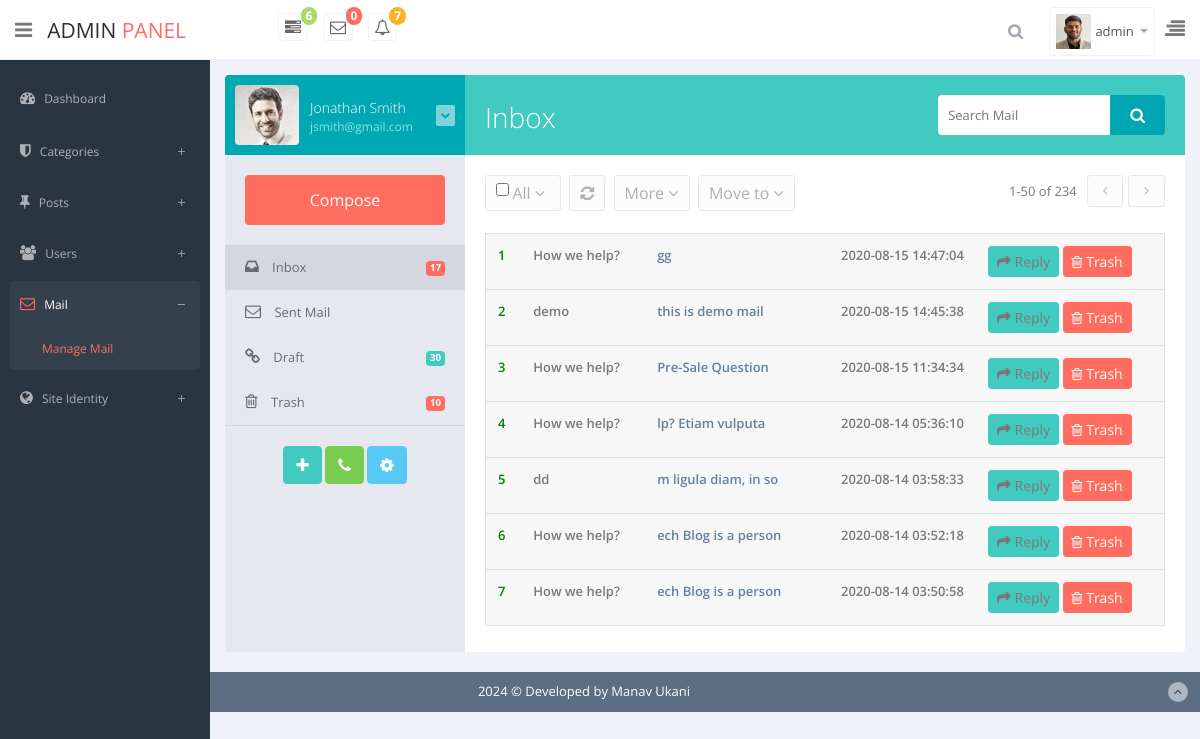
Page /admin/inbox.php (signed in) on the committed database.
### tables this page shows
CREATE TABLE `users` (
  `id` int(11) NOT NULL,
  `fname` varchar(100) NOT NULL,
  `lname` varchar(50) NOT NULL,
  `username` varchar(50) NOT NULL,
  `email` varchar(100) NOT NULL,
  `password` varchar(200) NOT NULL,
  `image` varchar(255) NOT NULL,
  `bio` text NOT NULL,
  `role` tinyint(5) NOT NULL,
  `date` timestamp NOT NULL DEFAULT current_timestamp()
);

CREATE TABLE `mails` (
  `id` int(5) NOT NULL,
  `name` varchar(150) NOT NULL,
  `email` varchar(150) NOT NULL,
  `subject` varchar(200) NOT NULL,
  `phone` varchar(16) NOT NULL,
  `message` text NOT NULL,
  `status` tinyint(3) NOT NULL,
  `date` timestamp NOT NULL DEFAULT current_timestamp()
);

### app/classes/Database.php (called while the page is built, shortened)
<?php
class Database
{
    public static function db()
    {
        $link = mysqli_connect('localhost:3306','root','','blog_old');
        return $link;
    }
}

### app/classes/Mail.php (called while the page is built, shortened)
<?php
class Mail
{
    public static   function showAllMail(){
        $sql = "SELECT * FROM `mails` WHERE status !=0 ORDER BY id DESC";
        $result = mysqli_query(Database::db(),$sql);
        if($result){
            return $result;
        }else{
            return false;
        }
    }
    public static   function countNewMail(){
        $sql = "SELECT * FROM `mails` WHERE status = 1";
        $result = mysqli_query(Database::db(),$sql);
        if($result){
            $count = mysqli_num_rows($result);
            return $count;
        }else{
            return false;
        }
    }
}

### app/classes/UserLogin.php (called while the page is built, shortened)
<?php
class UserLogin
{
    public  static  function loginUserData($username){
        $sql = " SELECT * FROM `users` WHERE `username` = '$username' ";
        $res = mysqli_query(Database::db(),$sql);
        if($res){
            $data = mysqli_fetch_assoc($res);
            return $data;
        }else{
            return false;
        }
    }
}

### admin/inbox-body.php (the view, shortened to what this page needs)
<div class="inbox-body">
    <div class="mail-option">
        <div class="chk-all">
            <input type="checkbox" class="mail-checkbox mail-group-checkbox">
            <div class="btn-group">
                <a class="btn mini all" href="#" data-toggle="dropdown">
                    All
                    <i class="fa fa-angle-down "></i>
                </a>
            </div>
        </div>
        <div class="btn-group">
            <a class="btn mini tooltips" href="#" data-toggle="dropdown" data-placement="top" data-original-title="Refresh">
                <i class=" fa fa-refresh"></i>
            </a>
        </div>
        <div class="btn-group hidden-phone">
            <a class="btn mini blue" href="#" data-toggle="dropdown">
                More
                <i class="fa fa-angle-down "></i>
            </a>
        </div>
        <div class="btn-group">
            <a class="btn mini blue" href="#" data-toggle="dropdown">
                Move to
                <i class="fa fa-angle-down "></i>
            </a>
        </div>
        <ul class="unstyled inbox-pagination">
            <li><span>1-50 of 234</span></li>
            <li>
                <a href="#" class="np-btn"><i class="fa fa-angle-left  pagination-left"></i></a>
            </li>
            <li>
                <a href="#" class="np-btn"><i class="fa fa-angle-right pagination-right"></i></a>
            </li>
        </ul>
    </div>
    <table class="table table-inbox table-hover">
        <tbody>
        <?php
        $res = Mail::showAllMail();
        $i=0;
        while ($row = mysqli_fetch_assoc($res)){ ?>
        <tr  <?= $row['status'] == 2 ? 'class="unread"' : '' ?>>
            <td class="inbox-small-cells">
               <span style="<?= $row['status'] == 2 ? 'color:green' : 'color:red' ?>"><?= ++$i ?></span>
            </td>
            <td class="view-message  dont-show"><?= substr($row['subject'],0,15) ?></td>
            <td class="view-message "><a href="" data-toggle="modal" data-target="#view<?=$row['id'] ?>"><?= substr($row['message'],0,20) ?></a></td>
            <td class="view-message  text-right"><?= $row['date'] ?></td>
            <td class="view-message  ">
                <a class="btn btn-sm btn-primary"  data-toggle="modal" data-target="#ex<?= $row['id'] ?>" ><i class="fa fa-share"></i> Reply</a>
                <a href="status.php?id=<?= $row['id'] ?>&trash&inbox-body" class="btn btn-sm btn-danger"><i class="fa fa-trash-o"></i> Trash</a>
            </td>
        </tr>
        <?php } ?>
        </tbody>
    </table>
</div>

### admin/header.php (shortened to what this page needs)
<?php
$page = explode('/',$_SERVER['PHP_SELF']);
$page = end($page);
$name = $_SESSION['username'];
$userData = UserLogin::loginUserData("$name");
?>
<!DOCTYPE html>
<html lang="en">
    <head>
        <link href="assets/summernote/dist/summernote.css" rel="stylesheet">
        <link href="css/bootstrap.min.css" rel="stylesheet">
        <link href="css/bootstrap-reset.css" rel="stylesheet">
        <link href="assets/font-awesome/css/font-awesome.css" rel="stylesheet" />
        <link href="assets/jquery-easy-pie-chart/jquery.easy-pie-chart.css" rel="stylesheet" type="text/css" media="screen"/>
        <link rel="stylesheet" href="css/owl.carousel.css" type="text/css">
        <link href="assets/advanced-datatable/media/css/demo_page.css" rel="stylesheet" />
        <link href="assets/advanced-datatable/media/css/demo_table.css" rel="stylesheet" />
        <link rel="stylesheet" href="assets/data-tables/DT_bootstrap.css" />
        <link href="css/slidebars.css" rel="stylesheet">
        <link href="css/style.css" rel="stylesheet">
        <link href="css/style-responsive.css" rel="stylesheet" />
    </head>
    <body>
        <section id="container">
            <header class="header white-bg">
                <div class="sidebar-toggle-box">
                    <i class="fa fa-bars"></i>
                </div>
                <a href="index.php" class="logo">ADMIN<span> PANEL</span></a>
                <div class="nav notify-row" id="top_menu">
                    <ul class="nav top-menu">
                        <li class="dropdown">
                            <a data-toggle="dropdown" class="dropdown-toggle" href="#">
                                <i class="fa fa-tasks"></i>
                                <span class="badge badge-success">6</span>
                            </a>
                        </li>
                        <li id="header_inbox_bar" class="dropdown">
                            <a data-toggle="dropdown" class="dropdown-toggle" href="#">
                                <i class="fa fa-envelope-o"></i>
                                <span class="badge badge-danger"><?= Mail::countNewMail() ?></span>
                            </a>
                        </li>
                        <li id="header_notification_bar" class="dropdown">
                            <a data-toggle="dropdown" class="dropdown-toggle" href="#">
                                <i class="fa fa-bell-o"></i>
                                <span class="badge badge-warning">7</span>
                            </a>
                        </li>
                    </ul>
                </div>
                <div class="top-nav ">
                    <ul class="nav pull-right top-menu">
                        <li>
                            <input type="text" class="form-control search" placeholder="Search">
                        </li>
                        <li class="dropdown">
                            <a data-toggle="dropdown" class="dropdown-toggle" href="#">
                                <img alt="" src="../uploads/<?= $userData['image']?>" style="width: 35px">
                                <span class="username"><?= isset($_SESSION['username']) ? $_SESSION['username'] : '' ;?></span>
                                <b class="caret"></b>
                            </a>
                        </li>
                        <li class="sb-toggle-right">
                            <i class="fa  fa-align-right"></i>
                        </li>
                    </ul>
                </div>
            </header>
            <aside>
                <div id="sidebar"  class="nav-collapse ">
                    <ul class="sidebar-menu" id="nav-accordion">
                        <li>
                            <a  href="index.php" <?= $page == 'login.php' ? 'class="active"' : '' ?> >
                                <i class="fa fa-dashboard"></i>
                                <span>Dashboard</span>
                            </a>
                        </li>
                        <li class="sub-menu">
                            <a href="javascript:;" <?= $page == 'addcategory.php' ? 'class="active"' : '' ?> <?= $page == 'managecategory.php' ? 'class="active"' : '' ?> >
                                <i class="fa fa-shield"></i>
                                <span>Categories</span>
                            </a>
                        </li>
                        <li class="sub-menu">
                            <a href="javascript:;" <?= $page == 'addpost.php' ? 'class="active"' : '' ?> <?= $page == 'managepost.php' ? 'class="active"' : '' ?> >
                                <i class="fa fa-thumb-tack"></i>
                                <span>Posts</span>
                            </a>
                        </li>
                        <?php
    if($userData['role'] == 1){ ?>
                        <li class="sub-menu">
                            <a href="javascript:;" <?= $page == 'adduser.php' ? 'class="active"' : '' ?> <?= $page == 'manageuser.php' ? 'class="active"' : '' ?> >
                                <i class="fa fa-users"></i>
                                <span>Users</span>
                            </a>
                        </li>
                        <?php } ?>
                        <li class="sub-menu">
                            <a href="javascript:;" <?= $page == 'inbox.php' ? 'class="active"' : '' ?> <?= $page == 'draft.php' ? 'class="active"' : '' ?> <?= $page == 'trash.php' ? 'class="active"' : '' ?><?= $page == 'sentmail.php' ? 'class="active"' : '' ?>>
                                <i class="fa fa-envelope-o"></i>
                                <span>Mail</span>
                            </a>
                            <ul class="sub">
                                <li <?= $page == 'inbox.php' ? 'class="active"' : '' ?> <?= $page == 'draft.php' ? 'class="active"' : '' ?> <?= $page == 'trash.php' ? 'class="active"' : '' ?><?= $page == 'sentmail.php' ? 'class="active"' : '' ?>><a  href="inbox.php" >Manage Mail</a></li>
                            </ul>
                        </li>
                        <li class="sub-menu">
                            <a href="javascript:;" <?= $page == 'logo.php' ? 'class="active"' : '' ?> <?= $page == 'social.php' ? 'class="active"' : '' ?> >
                                <i class="fa  fa-globe"></i>
                                <span>Site Identity</span>
                            </a>
                        </li>
                    </ul>
                </div>
            </aside>
            <section id="main-content">
                <section class="wrapper">

### rows in the picture
users: image (picture)
mails: subject "How we help?", message "gg", date "2020-08-15 14:47:04"
mails: subject "demo", message "this is demo mail", date "2020-08-15 14:45:38"
mails: subject "How we help?", message "Pre-Sale Question", date "2020-08-15 11:34:34"
mails: subject "How we help?", message "lp? Etiam vulputa", date "2020-08-14 05:36:10"
mails: subject "dd", message "m ligula diam, in so", date "2020-08-14 03:58:33"
mails: subject "How we help?", message "ech Blog is a person", date "2020-08-14 03:52:18"
mails: subject "How we help?", message "ech Blog is a person", date "2020-08-14 03:50:58"

### other values in the picture
Mail::countNewMail() "0"
$_SESSION['username'] "admin"
Mail::countAllMail() "17"
Mail::countAllTrashMail() "10"
